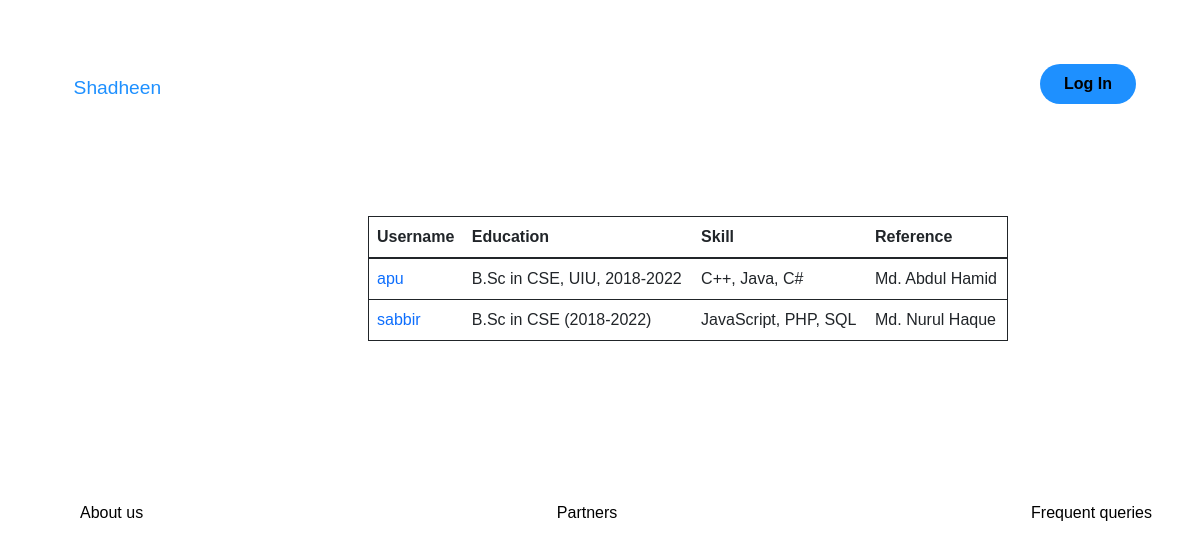
Screenshot of /search_cv_action.php with the database file from the repository.
### tables this page shows
create table cv (
    resumeid int not null unique auto_increment,
    username varchar(32) not null unique,
    awards text not null,
    links text not null,
    volunteering text not null,
    interests text not null,
    reference text not null,
    employmenthistory text not null,
    education text not null,
    skills text not null,
    languages text not null,
    certifications text not null,

    primary key(resumeid),
    foreign key (username) references jobseeker (jobseekerid)
);

### search_cv_action.php (the view, shortened to what this page needs)
<!DOCTYPE html>
<html lang="en">
<head>
  <link rel="stylesheet" href="css/shadheen.css">
  <link href="https://cdn.jsdelivr.net/npm/bootstrap@5.1.1/dist/css/bootstrap.min.css" rel="stylesheet">
  <link rel="stylesheet" href="css/shadheen.css">
  <link rel="stylesheet" href="https://use.fontawesome.com/releases/v5.0.13/css/all.css">
</head>
<body>
<section>
        <div class="navbar">
            <div class="container">
                <nav class="shadheen">
                    <a class="logo-1"href="homepage.php">Shadheen</a>
                    <ul class="primary-nav">
                    </ul>
                    <ul class="secondary-nav">
                        <li class="sign-in"><a href="login.php">Log In</a></li>
                    </ul>
                </nav>
            </div>
        </div>
    </section >
    <table class="table table-hover border border-dark" style="width: 40em;margin-left: 20em;margin-top: 5em; ">
        <thead>
          <tr>
            <th scope="col">Username</th>
            <th scope="col">Education</th>
            <th scope="col">Skill</th>
            <th scope="col">Reference</th>
          </tr>
        </thead>
        <tbody>
        <?php
            include_once 'dbh.php';
              $search_key= $_POST['search-key'];
              $sql="SELECT * FROM cv WHERE skills LIKE '%$search_key%'";
              $returnObj=$conn->query($sql);
              $data=$returnObj->fetchAll();
              foreach ($data as $row) {
                ?>
          <tr>
            <td><a href="show_post_cv.php?user=<?php echo $row['username'] ?>"><?php echo $row['username']; ?></a></td>
            <td><?php echo $row['education']; ?></td>
            <td><?php echo $row['skills']; ?></td>
            <td><?php echo $row['reference']; ?></td>
          </tr>
          <?php } ?>
        </tbody>
      </table>
    <section>
        <div class="container-last">
            <nav clss="last">
                <ul class="end">
                    <li><a href="#">About us </a></li>
                    <li><a href="#">Partners</a></li>
                    <li><a href="#">Frequent queries</a></li>
                </ul>
            </nav>
        </div>
    </section>
</body>
</html>

### css/shadheen.css (style rules this page uses)
body { background: none; margin: 3em; font-family: Arial, Helvetica, sans-serif; }
.navbar { background: none; padding: 1em; }
.navbar nav { display: -webkit-box; display: -ms-flexbox; display: flex; -webkit-box-pack: justify; -ms-flex-pack: justify; justify-content: space-between; background: none; position: unset; height: auto; width: 100%; }
.navbar nav .logo-1 { color: dodgerblue; font-size: 1.2em; }
.navbar nav ul { display: inline; }
.navbar nav ul li { text-align: center; text-decoration: none; font-size: 1em; display: inline; }
.navbar nav a { color: black; font-size: 1em; padding: .5em .5em; text-decoration: none; }
.navbar nav .sign-in { background-color: dodgerblue; color: white; padding: .5em 1em; font-size: 1em; border-radius: 5em; font-weight: bold; display: inline-block; }
.end { display: -webkit-box; display: -ms-flexbox; display: flex; -webkit-box-pack: justify; -ms-flex-pack: justify; justify-content: space-between; background: none; position: unset; height: auto; width: 100%; margin-top: 5em; }
.end li { list-style-type: none; }
.end li a { text-decoration: none; color: black; }
* { padding: 0px; margin: 0px; }
.container { width: 1100px; margin: 0px auto; padding: 0px; }
a { text-decoration: none; }
.container-last { margin-top: 10em; }

### rows the page displays
cv: username "apu", education "B.Sc in CSE, UIU, 2018-2022", skills "C++, Java, C#", reference "Md. Abdul Hamid"
cv: username "sabbir", education "B.Sc in CSE (2018-2022)", skills "JavaScript, PHP, SQL", reference "Md. Nurul Haque"
